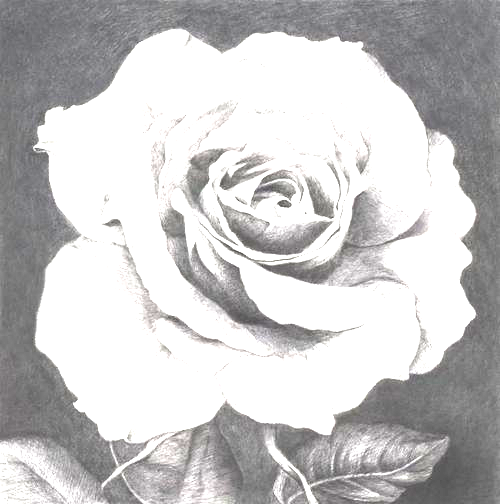
#> input picture HW3/c.bmp, 500 x 504 px
$ python process.py
#> lines starting #> are read from the running program, lines starting #| are printed output that depends on the picture
#> further down, image_c is the input picture: shape (504, 500, 3); mean B, G, R 198.3, 197.7, 198.6
import cv2
import numpy as np
from matplotlib import pyplot as plt
from numpy.typing import _256Bit


def histogram_equal(img):
    NUM = 256
    h, w, c = img.shape
#> h = 504; w = 500; c = 3
    assert c == 3
    color_dist = np.array([[0]*NUM for i in range(c)])
    # Statistical image grayscale distribution
    for i in range(h):
        for j in range(w):
            for k in range(c):
                color_dist[k][img[i][j][k]] += 1
    # plt.bar(range(NUM), color_dist[0])
    # Cal the CDF
    cdf = np.array([[0]*NUM for i in range(c)])
    cdf[0][0] = color_dist[0][0]
    cdf[1][0] = color_dist[1][0]
    cdf[2][0] = color_dist[2][0]
    for i in range(1, NUM):
        for j in range(c):
            cdf[j][i] = color_dist[j][i] + cdf[j][i-1]
    # Histogram equalization
    result = np.zeros((h,w,c), dtype=np.uint8)
    for i in range(h):
        for j in range(w):
            for k in range(c):
                result[i][j][k] = round((cdf[k][img[i][j][k]] - cdf[k][0])/(cdf[k][NUM-1]-cdf[k][0])*(NUM-1))
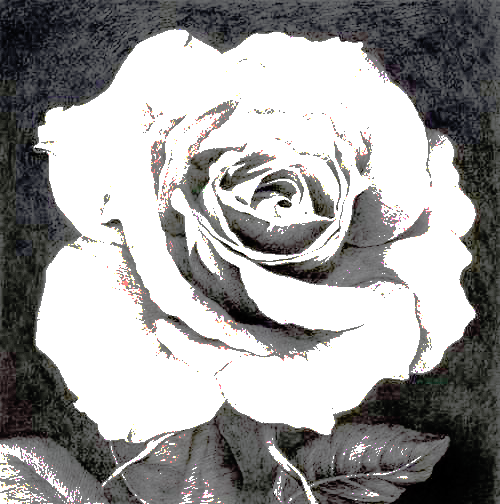
#> result: shape (504, 500, 3); mean B, G, R 156.1, 156.4, 157.1
    # plt.bar(range(NUM), color_dist_[0])
    plt.hist(img.reshape(h*w*c,), bins=range(NUM))
    plt.show()
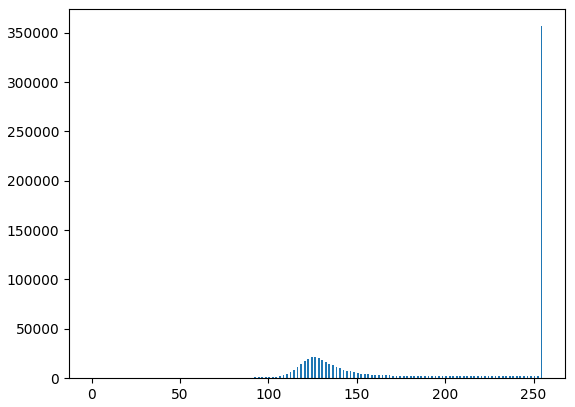
#> figure drawn by matplotlib, 1 panel; tallest bar 356635 high, from x = 254 to 255
    plt.hist(result.reshape(h*w*c,), bins=range(NUM))
    plt.show()
#> figure, not shown here; tallest bar 354748 high, from x = 254 to 255
    # plt.savefig('c_hist.png')
    # cv2.imwrite('c_processed.bmp', result)
    return result


if __name__ == '__main__':
    # image_a = cv2.imread('a.bmp')
    # image_b = cv2.imread('b.bmp')
    image_c = cv2.imread('c.bmp')
    # result_img_a = histogram_equal(image_a)
    # result_img_b = histogram_equal(image_b)
    result_img_c = histogram_equal(image_c)
    # [6 lines of commented-out code are left out]
    cv2.waitKey()

$ run again, with HW3/a_hist.png saved as HW3/c.bmp
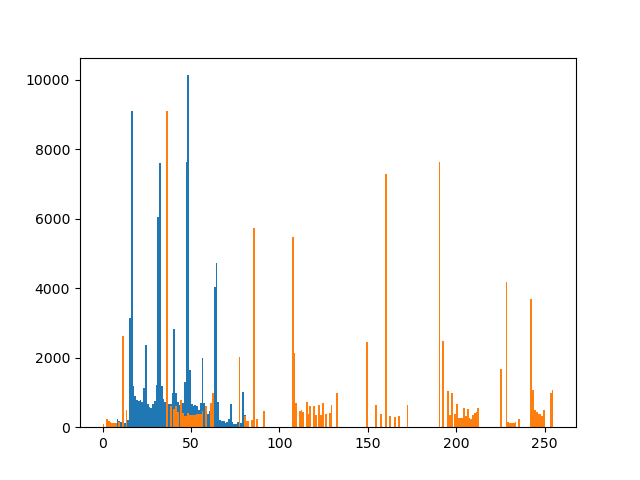
#> input picture HW3/a_hist.png, 640 x 480 px
#> image_c is the input picture: shape (480, 640, 3); mean B, G, R 246.7, 247.8, 248.7
#> after the loop in histogram_equal, `for i in range(h):`:
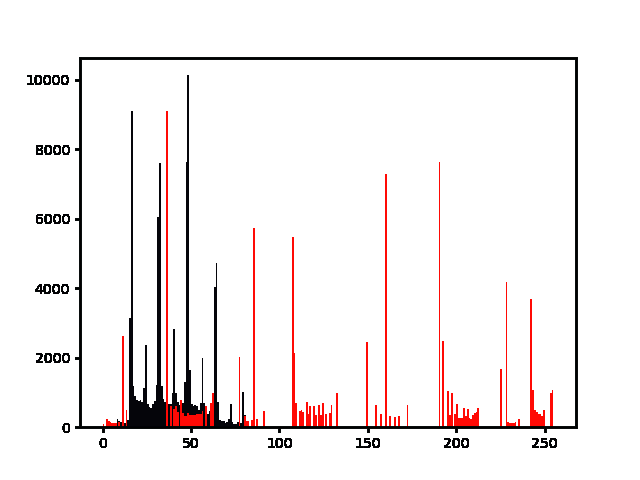
#> result: shape (480, 640, 3); mean B, G, R 240.5, 240.5, 245
#> in histogram_equal, `plt.show()`:
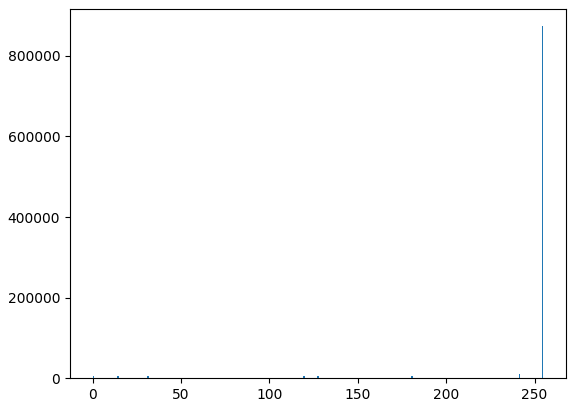
#> figure drawn by matplotlib, 1 panel; tallest bar 873473 high, from x = 254 to 255
